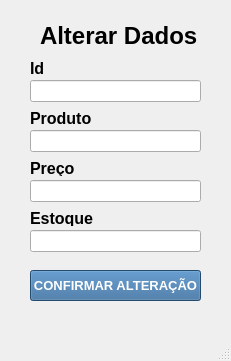
<?xml version="1.0" encoding="UTF-8"?>
<ui version="4.0">
 <class>MainWindow</class>
 <widget class="QMainWindow" name="MainWindow">
  <property name="geometry">
   <rect>
    <x>0</x>
    <y>0</y>
    <width>231</width>
    <height>361</height>
   </rect>
  </property>
  <property name="windowTitle">
   <string>MainWindow</string>
  </property>
  <widget class="QWidget" name="centralwidget">
   <widget class="QLabel" name="label">
    <property name="geometry">
     <rect>
      <x>40</x>
      <y>10</y>
      <width>161</width>
      <height>51</height>
     </rect>
    </property>
    <property name="font">
     <font>
      <family>Arial</family>
      <pointsize>18</pointsize>
      <bold>true</bold>
     </font>
    </property>
    <property name="text">
     <string>Alterar Dados</string>
    </property>
   </widget>
   <widget class="QLineEdit" name="txtAlterarId">
    <property name="geometry">
     <rect>
      <x>30</x>
      <y>80</y>
      <width>171</width>
      <height>22</height>
     </rect>
    </property>
    <property name="styleSheet">
     <string notr="true">font: 10pt &quot;Arial&quot;, rgb(0, 0, 255)</string>
    </property>
   </widget>
   <widget class="QLineEdit" name="txtAlterarProduto">
    <property name="geometry">
     <rect>
      <x>30</x>
      <y>130</y>
      <width>171</width>
      <height>22</height>
     </rect>
    </property>
    <property name="styleSheet">
     <string notr="true">font: 10pt &quot;Arial&quot;, rgb(0, 0, 255)</string>
    </property>
   </widget>
   <widget class="QLineEdit" name="txtAlterarPreco">
    <property name="geometry">
     <rect>
      <x>30</x>
      <y>180</y>
      <width>171</width>
      <height>22</height>
     </rect>
    </property>
    <property name="styleSheet">
     <string notr="true">font: 10pt &quot;Arial&quot;, rgb(0, 0, 255)</string>
    </property>
   </widget>
   <widget class="QLineEdit" name="txtAlterarEstoque">
    <property name="geometry">
     <rect>
      <x>30</x>
      <y>230</y>
      <width>171</width>
      <height>22</height>
     </rect>
    </property>
    <property name="styleSheet">
     <string notr="true">font: 10pt &quot;Arial&quot;, rgb(0, 0, 255)</string>
    </property>
   </widget>
   <widget class="QLabel" name="label_2">
    <property name="geometry">
     <rect>
      <x>30</x>
      <y>60</y>
      <width>71</width>
      <height>16</height>
     </rect>
    </property>
    <property name="font">
     <font>
      <pointsize>12</pointsize>
      <bold>true</bold>
     </font>
    </property>
    <property name="text">
     <string>Id</string>
    </property>
   </widget>
   <widget class="QLabel" name="label_3">
    <property name="geometry">
     <rect>
      <x>30</x>
      <y>110</y>
      <width>71</width>
      <height>16</height>
     </rect>
    </property>
    <property name="font">
     <font>
      <pointsize>12</pointsize>
      <bold>true</bold>
     </font>
    </property>
    <property name="text">
     <string>Produto</string>
    </property>
   </widget>
   <widget class="QLabel" name="label_4">
    <property name="geometry">
     <rect>
      <x>30</x>
      <y>160</y>
      <width>49</width>
      <height>16</height>
     </rect>
    </property>
    <property name="font">
     <font>
      <pointsize>12</pointsize>
      <bold>true</bold>
     </font>
    </property>
    <property name="text">
     <string>Preço</string>
    </property>
   </widget>
   <widget class="QLabel" name="label_5">
    <property name="geometry">
     <rect>
      <x>30</x>
      <y>210</y>
      <width>71</width>
      <height>16</height>
     </rect>
    </property>
    <property name="font">
     <font>
      <pointsize>12</pointsize>
      <bold>true</bold>
     </font>
    </property>
    <property name="text">
     <string>Estoque</string>
    </property>
   </widget>
   <widget class="QPushButton" name="btnConfirmarAlteracao">
    <property name="geometry">
     <rect>
      <x>30</x>
      <y>270</y>
      <width>171</width>
      <height>31</height>
     </rect>
    </property>
    <property name="font">
     <font>
      <family>Arial</family>
      <pointsize>10</pointsize>
      <bold>true</bold>
     </font>
    </property>
    <property name="styleSheet">
     <string notr="true">background-color: rgb(51, 103, 154);
color: rgb(255, 255, 255);</string>
    </property>
    <property name="text">
     <string>CONFIRMAR ALTERAÇÃO</string>
    </property>
   </widget>
  </widget>
  <widget class="QMenuBar" name="menubar">
   <property name="geometry">
    <rect>
     <x>0</x>
     <y>0</y>
     <width>231</width>
     <height>22</height>
    </rect>
   </property>
  </widget>
  <widget class="QStatusBar" name="statusbar"/>
 </widget>
 <resources/>
 <connections/>
</ui>
